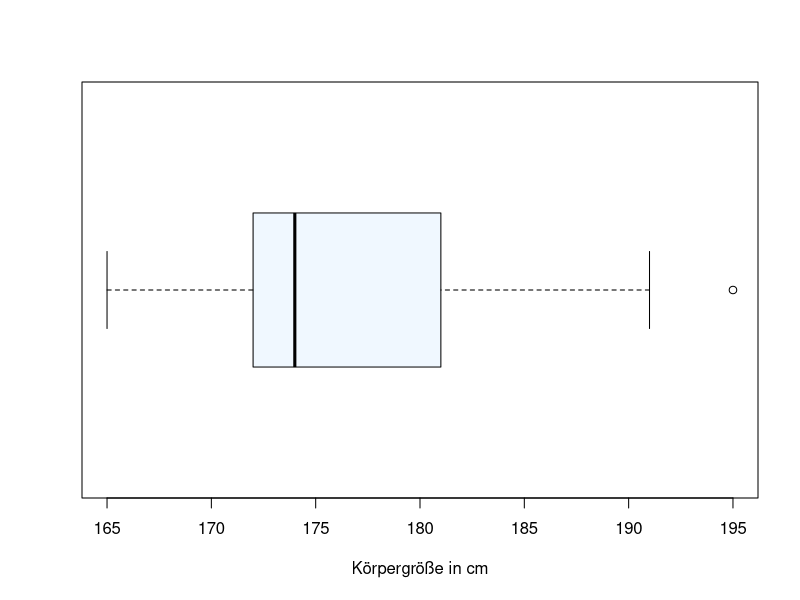

This figure's R source:
#  Einlesen der Wasserstände
groesse <- c(165,165,168,172,173,174,174,176,176,181,191,191,195)

#  1)
table(groesse)

#  2)
quantile(groesse,c(0.25,0.5,0.75))

#  3)
boxplot(groesse,
        xlab = "Körpergröße in cm",
        col = "aliceblue",
        horizontal = TRUE)
